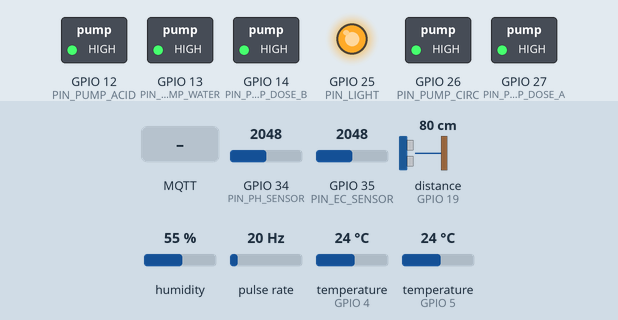
This sketch was run on a simulated ESP32. Shown: switched loads named in the sketch (green lamp = pin HIGH), output pins drawn as LEDs (lit = HIGH). Wiring (inferred from the names in the program): pulse sensor: data GPIO 23. The test bench sets the inputs (shaded band); at power-on: GPIO 34 (PIN_PH_SENSOR) = 2048, GPIO 35 (PIN_EC_SENSOR) = 2048, distance to the obstacle (sensor on GPIO 19) 80 cm, humidity 55 %, pulse rate 20 Hz, temperature (sensors on GPIO 4, GPIO 5) 24 °C (analog values on the 0–4095 scale). The echo pulse lasts 58.3 µs per cm; WiFi joins after 1.5 s; servers stay silent unless stated; network time is answered at once with the bench clock; the local clock reads 2024-03-15 10:24:30 at power-on unless the sketch sets it; EEPROM starts erased; no MQTT or app messages arrive unless stated; pins used as bus, display or sensor lines are not drawn; what the sketch prints to the serial monitor is not drawn.

Above: at 2.8 s.
2.9 s: MQTT message "1" arrives on the first subscribed topic
At 6.3 s:
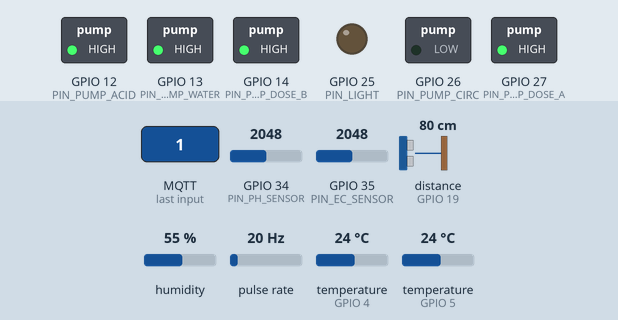
7.2 s: MQTT message "1" arrives on the second subscribed topic
At 8.0 s:
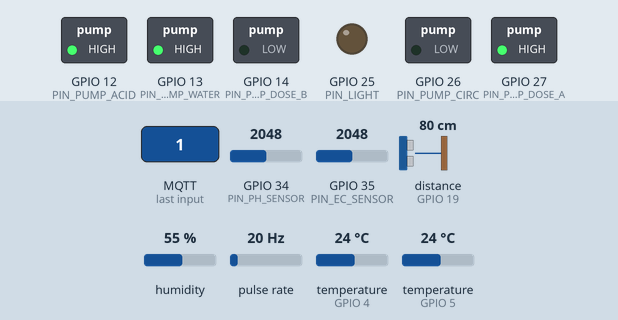
9.7 s: MQTT message "1" arrives on the third subscribed topic
At 10.0 s:
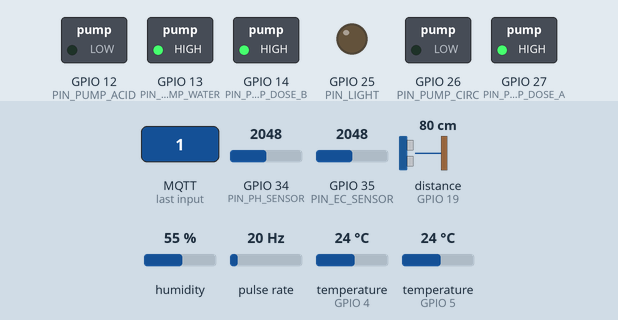
12.2 s: MQTT message "1" arrives on the first subscribed topic
At 13.0 s:
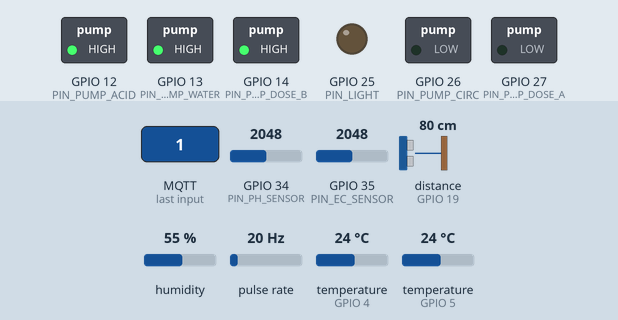
Timing chart, 0 to 15.2 s (numbered marks = the images above; inputs shaded):
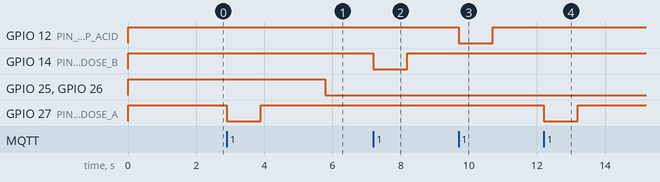

Measured:
- after the input at 2.9 s, GPIO 27 (PIN_PUMP_DOSE_A): HIGH → LOW at once, → HIGH 1.0 s later
- after the input at 7.2 s, GPIO 14 (PIN_PUMP_DOSE_B): HIGH → LOW at once, → HIGH 1.0 s later
- after the input at 9.7 s, GPIO 12 (PIN_PUMP_ACID): HIGH → LOW at once, → HIGH 1.0 s later
- after the input at 12.2 s, GPIO 27 (PIN_PUMP_DOSE_A): HIGH → LOW at once, → HIGH 1.0 s later

The sketch:

marul_otomasyon_manuel.ino
```cpp
/*
 * ================================================
 *  İNCİ TARIM - Hidroponik Otomasyon Sistemi
 *  ESP32 MQTT Firmware - Manuel Konfigürasyon
 * ================================================
 *
 *  KURULUM:
 *  1. Aşağıdaki satırları doldurun
 *  2. Arduino IDE'den ESP32'ye yükleyin
 *  3. Bitti!
 *
 *  Gerekli Kütüphaneler (Tools > Manage Libraries):
 *    - PubSubClient       (Nick O'Leary)
 *    - DHT sensor library (Adafruit)
 *    - OneWire            (Jim Studt)
 *    - DallasTemperature  (Miles Burton)
 *    - NTPClient          (Fabrice Weinberg)
 * ================================================
 */

// ============================================================
//  *** BURAYA YAZ - 3 SATIR ***
// ============================================================
#define WIFI_SSID   "WIFI_ADINIZ"       // WiFi ağ adı
#define WIFI_PASS   "WIFI_SIFRENIZ"     // WiFi şifresi
#define MQTT_HOST   "broker.hivemq.com" // Broker host (HiveMQ Cloud: xxxx.s1....hivemq.cloud)
#define MQTT_PORT   1883                // HiveMQ Cloud TLS: 8883
#define MQTT_USER   ""                  // HiveMQ Cloud kullanıcı adı
#define MQTT_PASS   ""                  // HiveMQ Cloud şifre
#define MQTT_TLS    false               // HiveMQ Cloud için true
// ============================================================

#include <WiFi.h>
#include <PubSubClient.h>
#include <DHT.h>
#include <OneWire.h>
#include <DallasTemperature.h>
#include <NTPClient.h>
#include <WiFiUDP.h>
#include <Preferences.h>
#include <WiFiClientSecure.h>

// ============================================================
//  Pin Tanımları  (devrenize göre değiştirin)
// ============================================================
#define PIN_DHT22        4    // DHT22 — ortam sıcaklık + nem
#define PIN_DS18B20      5    // DS18B20 — su sıcaklığı
#define PIN_PH_SENSOR   34    // pH sensörü (analog ADC1)
#define PIN_EC_SENSOR   35    // EC sensörü (analog ADC1)
#define PIN_TRIG        18    // HC-SR04 TRIG — tank seviyesi
#define PIN_ECHO        19    // HC-SR04 ECHO
#define PIN_FLOW_METER  23    // YF-S201 — eklenen su miktarı

#define PIN_PUMP_CIRC   26    // Devirdaim pompası (röle)
#define PIN_PUMP_DOSE_A 27    // Gübre A peristaltik pompa
#define PIN_PUMP_DOSE_B 14    // Gübre B peristaltik pompa
#define PIN_PUMP_ACID   12    // Asit (pH düşürücü) pompası
#define PIN_PUMP_WATER  13    // Su dolum pompası
#define PIN_LIGHT       25    // Spektrum ışık

// ============================================================
//  Sistem Sabitleri  (tankınıza göre ayarlayın)
// ============================================================
#define MQTT_CLIENT        "esp32_marul"
#define TANK_HEIGHT_CM       50    // Tank yüksekliği cm
#define SENSOR_OFFSET_CM      5    // Sensörün taban boşluğu cm
#define FLOW_PULSES_PER_L   450    // YF-S201 darbe/litre
#define SENSOR_INTERVAL    5000    // Sensör okuma periyodu (ms)
#define RELAY_ON            LOW    // Aktif-LOW röle: LOW=açık
#define RELAY_OFF          HIGH

// ============================================================
//  MQTT Topic'leri (uygulamayla eşleşmeli — değiştirmeyin)
// ============================================================
#define T_SENSOR_PH         "marul/sensor/ph"
#define T_SENSOR_EC         "marul/sensor/ec"
#define T_SENSOR_TEMP       "marul/sensor/temp"
#define T_SENSOR_HUMID      "marul/sensor/humidity"
#define T_SENSOR_WATER_T    "marul/sensor/water_temp"
#define T_SENSOR_LEVEL      "marul/sensor/water_level"
#define T_SENSOR_WATER_ADD  "marul/sensor/water_added"
#define T_SENSOR_FERT_A     "marul/sensor/fert_a_ml"
#define T_SENSOR_FERT_B     "marul/sensor/fert_b_ml"
#define T_SENSOR_ACID       "marul/sensor/acid_ml"
#define T_STATUS_CIRC       "marul/status/circ"       // Devirdaim pompa durumu
#define T_STATUS_LIGHT      "marul/status/light"
#define T_STATUS_FERT_A     "marul/status/fert_a"
#define T_STATUS_FERT_B     "marul/status/fert_b"
#define T_STATUS_ACID       "marul/status/ph_down"
#define T_CTRL_DOSE_A       "marul/control/dose_a"
#define T_CTRL_DOSE_B       "marul/control/dose_b"
#define T_CTRL_DOSE_ACID    "marul/control/dose_acid"
#define T_CTRL_PUMP_TMR     "marul/control/pump_timer"
#define T_CTRL_LIGHT_TMR    "marul/control/light_timer"
#define T_CTRL_CIRC         "marul/control/circ"      // Switch: devirdaim
#define T_CTRL_FERT_A       "marul/control/fert_a"    // Switch: gübre A
#define T_CTRL_FERT_B       "marul/control/fert_b"    // Switch: gübre B
#define T_CTRL_PH_DOWN      "marul/control/ph_down"   // Switch: asit
#define T_CTRL_RESET        "marul/control/reset"     // Sıfırla butonu

// ============================================================
//  Nesneler
// ============================================================
WiFiClient         wifiClient;
WiFiClientSecure   wifiSecureClient;
PubSubClient       mqtt(wifiClient);
DHT                dht(PIN_DHT22, DHT22);
OneWire            oneWire(PIN_DS18B20);
DallasTemperature  ds18b20(&oneWire);
WiFiUDP            ntpUDP;
NTPClient          timeClient(ntpUDP, "pool.ntp.org", 10800); // UTC+3
Preferences        prefs;

// ============================================================
//  Çalışma Değişkenleri
// ============================================================
// Pompa zamanlayıcısı (uygulama "08:00 - 20:00" formatında gönderir)
int pumpStartH = 0,  pumpStartM = 0,  pumpEndH = 24, pumpEndM = 0;
int lightStartH = 6, lightStartM = 0, lightEndH = 22, lightEndM = 0;

// Dozaj sayaçları (güç kesintisinde NVS'e kaydedilir)
float fertAMlTotal  = 0;
float fertBMlTotal  = 0;
float acidMlTotal   = 0;
float waterAddedLit = 0;

// Akış sensörü sayacı (interrupt ile artar)
volatile unsigned long flowPulseCount = 0;

// Durum
bool pumpRunning = false;
bool lightOn     = false;

// Zamanlama
unsigned long lastSensorPublish = 0;
const float MANUAL_ML_PER_SEC_A = 1.0f;
const float MANUAL_ML_PER_SEC_B = 1.0f;
const float MANUAL_ML_PER_SEC_ACID = 1.0f;
bool fertAManualRunning = false;
bool fertBManualRunning = false;
bool acidManualRunning = false;
unsigned long fertAManualStartMs = 0;
unsigned long fertBManualStartMs = 0;
unsigned long acidManualStartMs = 0;

// ============================================================
//  pH Kalibrasyon
//  pH4 solüsyonuyla ölçüp phAt4V değerini düzenleyin
//  pH7 solüsyonuyla ölçüp phAt7V değerini düzenleyin
// ============================================================
float adcToPH(int raw) {
    const float volt   = raw * (3.3f / 4095.0f);
    const float phAt4V = 2.23f;  // pH4 tamponu için volt ölçümü
    const float phAt7V = 1.87f;  // pH7 tamponu için volt ölçümü
    const float slope  = (7.0f - 4.0f) / (phAt7V - phAt4V);
    float ph = 7.0f + slope * (volt - phAt7V);
    return constrain(ph, 0.0f, 14.0f);
}

// ============================================================
//  EC Kalibrasyon
//  1.413 mS/cm standart çözeltisiyle V ölçüp ecAt1413mS düzenleyin
// ============================================================
float adcToEC(int raw) {
    const float volt        = raw * (3.3f / 4095.0f);
    const float ecAt1413mS  = 1.02f;  // 1.413 mS/cm çözeltisi için volt
    const float ec          = volt * (1.413f / ecAt1413mS);
    return constrain(ec, 0.0f, 10.0f);
}

// ============================================================
//  Akış Sensörü ISR
// ============================================================
void IRAM_ATTR onFlowPulse() {
    flowPulseCount++;
}

// ============================================================
//  Tank Seviyesi (%)
// ============================================================
int readTankLevel() {
    digitalWrite(PIN_TRIG, LOW);  delayMicroseconds(2);
    digitalWrite(PIN_TRIG, HIGH); delayMicroseconds(10);
    digitalWrite(PIN_TRIG, LOW);
    long dur     = pulseIn(PIN_ECHO, HIGH, 30000);
    float distCm = dur * 0.0343f / 2.0f;
    float waterCm = TANK_HEIGHT_CM - distCm + SENSOR_OFFSET_CM;
    return constrain((int)(waterCm / TANK_HEIGHT_CM * 100.0f), 0, 100);
}

// ============================================================
//  "HH:MM - HH:MM" formatını parse et
// ============================================================
void parseTimer(const String& s, int& sH, int& sM, int& eH, int& eM) {
    if (s.length() < 13) return;
    sH = s.substring(0,  2).toInt();
    sM = s.substring(3,  5).toInt();
    eH = s.substring(8, 10).toInt();
    eM = s.substring(11,13).toInt();
}

// ============================================================
//  Saat aralığı içinde mi?
// ============================================================
bool isInRange(int curH, int curM, int sH, int sM, int eH, int eM) {
    int cur   = curH * 60 + curM;
    int start = sH * 60 + sM;
    int end   = (eH == 0 && eM == 0) ? 24 * 60 : eH * 60 + eM;
    return cur >= start && cur < end;
}

// ============================================================
//  Peristaltik pompa dozaj
//  ML_PER_SEC = pompanızın gerçek hızına göre ayarlayın
// ============================================================
void doseML(int pin, float ml, float& counter, const char* statusTopic) {
    const float ML_PER_SEC = 1.0f; // ml/saniye — pompaya göre ayarlayın
    mqtt.publish(statusTopic, "1");
    digitalWrite(pin, RELAY_ON);
    unsigned long t = millis();
    while (millis() - t < (unsigned long)(ml / ML_PER_SEC * 1000.0f)) {
        mqtt.loop();
        yield();
    }
    digitalWrite(pin, RELAY_OFF);
    counter += ml;
    mqtt.publish(statusTopic, "0");
    // Sayacı kalıcı kaydet
    prefs.begin("marul", false);
    if      (pin == PIN_PUMP_DOSE_A) prefs.putFloat("fert_a", fertAMlTotal);
    else if (pin == PIN_PUMP_DOSE_B) prefs.putFloat("fert_b", fertBMlTotal);
    else if (pin == PIN_PUMP_ACID)   prefs.putFloat("acid",   acidMlTotal);
    prefs.end();
}

void setManualDoseState(
    bool on,
    bool& running,
    unsigned long& startMs,
    int pin,
    float mlPerSec,
    float& totalCounter,
    const char* totalPrefKey,
    const char* statusTopic,
    const char* totalTopic
) {
    if (on) {
        if (!running) {
            running = true;
            startMs = millis();
            digitalWrite(pin, RELAY_ON);
            mqtt.publish(statusTopic, "1");
        }
        return;
    }

    if (running) {
        float givenMl = ((millis() - startMs) / 1000.0f) * mlPerSec;
        if (givenMl < 0) givenMl = 0;
        totalCounter += givenMl;
        prefs.begin("marul", false);
        prefs.putFloat(totalPrefKey, totalCounter);
        prefs.end();
        char totalBuf[16];
        snprintf(totalBuf, sizeof(totalBuf), "%.1f", totalCounter);
        mqtt.publish(totalTopic, totalBuf);
    }
    running = false;
    digitalWrite(pin, RELAY_OFF);
    mqtt.publish(statusTopic, "0");
}

// ============================================================
//  MQTT Mesaj Callback
// ============================================================
void onMqttMessage(char* topic, byte* payload, unsigned int len) {
    String msg, t(topic);
    for (unsigned int i = 0; i < len; i++) msg += (char)payload[i];
    Serial.println("[MQTT IN] " + t + " = " + msg);

    if (t == T_CTRL_DOSE_A) {
        float ml = msg.toFloat();
        if (ml > 0 && ml <= 500) doseML(PIN_PUMP_DOSE_A, ml, fertAMlTotal, T_STATUS_FERT_A);
    }
    else if (t == T_CTRL_DOSE_B) {
        float ml = msg.toFloat();
        if (ml > 0 && ml <= 500) doseML(PIN_PUMP_DOSE_B, ml, fertBMlTotal, T_STATUS_FERT_B);
    }
    else if (t == T_CTRL_DOSE_ACID) {
        float ml = msg.toFloat();
        if (ml > 0 && ml <= 200) doseML(PIN_PUMP_ACID, ml, acidMlTotal, T_STATUS_ACID);
    }
    // ── Manuel Switch Kontrolleri ──
    else if (t == T_CTRL_CIRC) {
        bool on = (msg == "1");
        digitalWrite(PIN_PUMP_CIRC, on ? RELAY_ON : RELAY_OFF);
        pumpRunning = on;
        mqtt.publish(T_STATUS_CIRC, on ? "1" : "0");
    }
    else if (t == T_CTRL_FERT_A) {
        setManualDoseState(
            msg == "1",
            fertAManualRunning,
            fertAManualStartMs,
            PIN_PUMP_DOSE_A,
            MANUAL_ML_PER_SEC_A,
            fertAMlTotal,
            "fert_a",
            T_STATUS_FERT_A,
            T_SENSOR_FERT_A
        );
    }
    else if (t == T_CTRL_FERT_B) {
        setManualDoseState(
            msg == "1",
            fertBManualRunning,
            fertBManualStartMs,
            PIN_PUMP_DOSE_B,
            MANUAL_ML_PER_SEC_B,
            fertBMlTotal,
            "fert_b",
            T_STATUS_FERT_B,
            T_SENSOR_FERT_B
        );
    }
    else if (t == T_CTRL_PH_DOWN) {
        setManualDoseState(
            msg == "1",
            acidManualRunning,
            acidManualStartMs,
            PIN_PUMP_ACID,
            MANUAL_ML_PER_SEC_ACID,
            acidMlTotal,
            "acid",
            T_STATUS_ACID,
            T_SENSOR_ACID
        );
    }
    // ── Zamanlama ──
    else if (t == T_CTRL_PUMP_TMR) {
        parseTimer(msg, pumpStartH, pumpStartM, pumpEndH, pumpEndM);
        prefs.begin("marul", false);
        prefs.putString("pump_tmr", msg);
        prefs.end();
        Serial.printf("Pompa zamanlayıcı: %02d:%02d - %02d:%02d\n",
                      pumpStartH, pumpStartM, pumpEndH, pumpEndM);
    }
    else if (t == T_CTRL_LIGHT_TMR) {
        parseTimer(msg, lightStartH, lightStartM, lightEndH, lightEndM);
        prefs.begin("marul", false);
        prefs.putString("light_tmr", msg);
        prefs.end();
        Serial.printf("Işık zamanlayıcı: %02d:%02d - %02d:%02d\n",
                      lightStartH, lightStartM, lightEndH, lightEndM);
    }
    // ── Sistem Sıfırla ──
    else if (t == T_CTRL_RESET) {
        if (msg == "1") {
            Serial.println("Uzaktan sifirlama!");
            mqtt.publish("marul/status/online", "0");
            delay(300);
            ESP.restart();
        }
    }
}

// ============================================================
//  MQTT Bağlan + Subscribe
// ============================================================
void connectMQTT() {
    int retries = 0;
    while (!mqtt.connected() && retries < 10) {
        Serial.printf("MQTT bağlanıyor %s (deneme %d)...\n", MQTT_HOST, retries + 1);
        bool ok = false;
        if (String(MQTT_USER).length() > 0) {
            ok = mqtt.connect(MQTT_CLIENT, MQTT_USER, MQTT_PASS);
        } else {
            ok = mqtt.connect(MQTT_CLIENT);
        }
        if (ok) {
            Serial.println("MQTT bağlandı!");
            mqtt.subscribe(T_CTRL_DOSE_A);
            mqtt.subscribe(T_CTRL_DOSE_B);
            mqtt.subscribe(T_CTRL_DOSE_ACID);
            mqtt.subscribe(T_CTRL_PUMP_TMR);
            mqtt.subscribe(T_CTRL_LIGHT_TMR);
            mqtt.subscribe(T_CTRL_CIRC);
            mqtt.subscribe(T_CTRL_FERT_A);
            mqtt.subscribe(T_CTRL_FERT_B);
            mqtt.subscribe(T_CTRL_PH_DOWN);
            mqtt.subscribe(T_CTRL_RESET);
            mqtt.publish("marul/status/online", "1");
            return;
        }
        Serial.printf("Başarısız (rc=%d), 3s bekle\n", mqtt.state());
        delay(3000);
        retries++;
    }
    if (!mqtt.connected()) {
        Serial.println("MQTT bağlanamadı! Sensör yayını olmadan devam.");
    }
}

// ============================================================
//  Sensörleri oku ve MQTT'ye gönder
// ============================================================
void publishSensors() {
    char buf[16];

    // Ortam sıcaklık + nem
    float temp = dht.readTemperature();
    float hum  = dht.readHumidity();
    if (!isnan(temp)) { snprintf(buf,sizeof(buf),"%.1f",temp); mqtt.publish(T_SENSOR_TEMP, buf); }
    if (!isnan(hum))  { snprintf(buf,sizeof(buf),"%.1f",hum);  mqtt.publish(T_SENSOR_HUMID, buf); }

    // Su sıcaklığı
    ds18b20.requestTemperatures();
    float wt = ds18b20.getTempCByIndex(0);
    if (wt > -50) { snprintf(buf,sizeof(buf),"%.1f",wt); mqtt.publish(T_SENSOR_WATER_T, buf); }

    // pH
    snprintf(buf,sizeof(buf),"%.2f", adcToPH(analogRead(PIN_PH_SENSOR)));
    mqtt.publish(T_SENSOR_PH, buf);

    // EC
    snprintf(buf,sizeof(buf),"%.2f", adcToEC(analogRead(PIN_EC_SENSOR)));
    mqtt.publish(T_SENSOR_EC, buf);

    // Tank seviyesi
    snprintf(buf,sizeof(buf),"%d", readTankLevel());
    mqtt.publish(T_SENSOR_LEVEL, buf);

    // Eklenen su (akış sensörü)
    noInterrupts();
    unsigned long pulses = flowPulseCount;
    flowPulseCount = 0;
    interrupts();
    waterAddedLit += (float)pulses / FLOW_PULSES_PER_L;
    snprintf(buf,sizeof(buf),"%.2f", waterAddedLit);
    mqtt.publish(T_SENSOR_WATER_ADD, buf);

    // Dozaj sayaçları
    snprintf(buf,sizeof(buf),"%.1f", fertAMlTotal); mqtt.publish(T_SENSOR_FERT_A, buf);
    snprintf(buf,sizeof(buf),"%.1f", fertBMlTotal); mqtt.publish(T_SENSOR_FERT_B, buf);
    snprintf(buf,sizeof(buf),"%.1f", acidMlTotal);  mqtt.publish(T_SENSOR_ACID, buf);
}

// ============================================================
//  Zamanlayıcı Kontrolü (NTP saatine göre)
// ============================================================
void checkTimers() {
    if (!timeClient.isTimeSet()) return;
    int h = timeClient.getHours();
    int m = timeClient.getMinutes();

    bool pumpShouldRun = isInRange(h,m, pumpStartH,pumpStartM, pumpEndH,pumpEndM);
    if (pumpShouldRun != pumpRunning) {
        pumpRunning = pumpShouldRun;
        digitalWrite(PIN_PUMP_CIRC, pumpRunning ? RELAY_ON : RELAY_OFF);
        mqtt.publish(T_STATUS_CIRC, pumpRunning ? "1" : "0");
        Serial.printf("Pompa: %s\n", pumpRunning ? "AÇIK" : "KAPALI");
    }

    bool lightShouldOn = isInRange(h,m, lightStartH,lightStartM, lightEndH,lightEndM);
    if (lightShouldOn != lightOn) {
        lightOn = lightShouldOn;
        digitalWrite(PIN_LIGHT, lightOn ? RELAY_ON : RELAY_OFF);
        mqtt.publish(T_STATUS_LIGHT, lightOn ? "1" : "0");
        Serial.printf("Işık: %s\n", lightOn ? "AÇIK" : "KAPALI");
    }
}

// ============================================================
//  Kaydedilmiş sayaç ve zamanlayıcıları yükle
// ============================================================
void loadSavedData() {
    prefs.begin("marul", true);
    fertAMlTotal  = prefs.getFloat("fert_a", 0);
    fertBMlTotal  = prefs.getFloat("fert_b", 0);
    acidMlTotal   = prefs.getFloat("acid",   0);
    waterAddedLit = prefs.getFloat("water",  0);
    String pt = prefs.getString("pump_tmr",  "00:00 - 24:00");
    String lt = prefs.getString("light_tmr", "06:00 - 22:00");
    prefs.end();
    parseTimer(pt, pumpStartH,  pumpStartM,  pumpEndH,  pumpEndM);
    parseTimer(lt, lightStartH, lightStartM, lightEndH, lightEndM);
    Serial.printf("NVS yüklendi → FertA:%.1f  FertB:%.1f  Asit:%.1f  Su:%.2fL\n",
                  fertAMlTotal, fertBMlTotal, acidMlTotal, waterAddedLit);
}

// ============================================================
//  SETUP
// ============================================================
void setup() {
    Serial.begin(115200);
    Serial.println("\n=============================");
    Serial.println("   İnci Tarım Başlatılıyor   ");
    Serial.println("=============================");

    // Röle pinleri — önce RELAY_OFF yaz (kapanı önle)
    uint8_t relays[] = {PIN_PUMP_CIRC, PIN_PUMP_DOSE_A, PIN_PUMP_DOSE_B,
                        PIN_PUMP_ACID, PIN_PUMP_WATER,  PIN_LIGHT};
    for (uint8_t p : relays) { pinMode(p, OUTPUT); digitalWrite(p, RELAY_OFF); }

    // Giriş pinleri
    pinMode(PIN_TRIG, OUTPUT);
    pinMode(PIN_ECHO, INPUT);
    pinMode(PIN_FLOW_METER, INPUT_PULLUP);
    attachInterrupt(digitalPinToInterrupt(PIN_FLOW_METER), onFlowPulse, RISING);

    // Sensörler
    dht.begin();
    ds18b20.begin();
    analogReadResolution(12);
    analogSetAttenuation(ADC_11db);

    loadSavedData();

    // WiFi bağlantısı
    Serial.printf("WiFi: %s\n", WIFI_SSID);
    WiFi.begin(WIFI_SSID, WIFI_PASS);
    unsigned long t0 = millis();
    while (WiFi.status() != WL_CONNECTED && millis() - t0 < 20000) {
        delay(500);
        Serial.print(".");
    }
    if (WiFi.status() != WL_CONNECTED) {
        Serial.println("\nWiFi bağlanamadı! 10 saniye sonra yeniden denenecek...");
        delay(10000);
        ESP.restart();
    }
    Serial.printf("\nWiFi bağlandı → IP: %s\n", WiFi.localIP().toString().c_str());

    // NTP saat
    timeClient.begin();
    timeClient.update();
    Serial.printf("Saat (UTC+3): %02d:%02d\n", timeClient.getHours(), timeClient.getMinutes());

    // MQTT
    if (MQTT_TLS) {
        wifiSecureClient.setInsecure();
        mqtt.setClient(wifiSecureClient);
    } else {
        mqtt.setClient(wifiClient);
    }
    mqtt.setServer(MQTT_HOST, MQTT_PORT);
    mqtt.setCallback(onMqttMessage);
    mqtt.setKeepAlive(30);
    connectMQTT();

    Serial.println("=== Sistem Hazır ===\n");
}

// ============================================================
//  LOOP
// ============================================================
void loop() {
    // WiFi koptu mu?
    if (WiFi.status() != WL_CONNECTED) {
        Serial.println("WiFi kesildi, yeniden bağlanılıyor...");
        WiFi.reconnect();
        unsigned long t0 = millis();
        while (WiFi.status() != WL_CONNECTED && millis() - t0 < 10000) delay(500);
        if (WiFi.status() != WL_CONNECTED) { ESP.restart(); return; }
    }

    // MQTT koptu mu?
    if (!mqtt.connected()) connectMQTT();
    mqtt.loop();

    // NTP güncelle
    timeClient.update();

    // Her SENSOR_INTERVAL ms'de bir ölç ve gönder
    if (millis() - lastSensorPublish >= SENSOR_INTERVAL) {
        lastSensorPublish = millis();
        publishSensors();
        checkTimers();
    }
}
```
